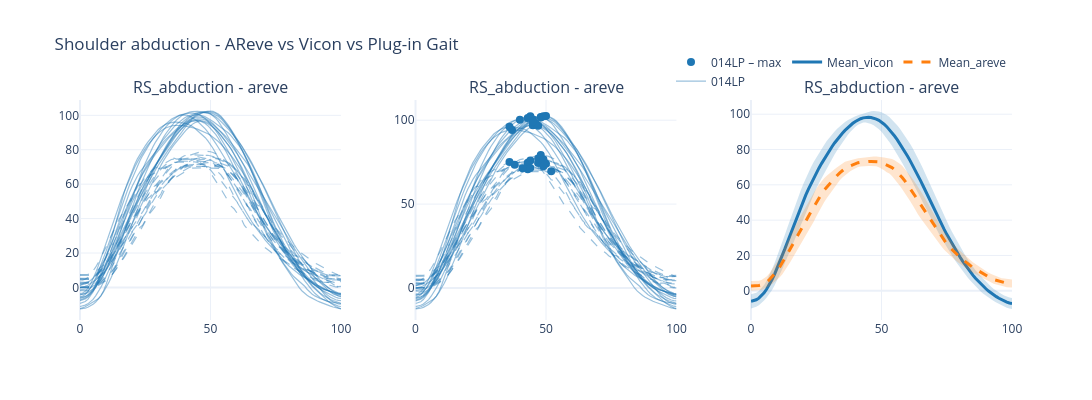

The notebook cell this image was saved under:
### Markdown cell above
### Example of individual line plots, events overlay and mean +/- standard deviation plots
Immediatly assigning it to a figure

### Code cell
lines_and_events = CompositeRenderer(IndividualLinesRenderer(), EventOverlayRenderer())
fig = (
    Ensembler(
        in_folder=fld, channels=channels,
        n_rows=rows, n_cols=cols,
        subj_list=subj_list, condition_spec=spec)
    .add_subplot(PlotSpec('RS_abduction', "vicon", row=1, col=1, renderer=IndividualLinesRenderer()))
    .add_subplot(PlotSpec('RS_abduction', "areve", row=1, col=1, renderer=IndividualLinesRenderer()))

    .add_subplot(PlotSpec('RS_abduction', "vicon", row=1, col=2, renderer=lines_and_events, events=events))
    .add_subplot(PlotSpec('RS_abduction', "areve", row=1, col=2, renderer=lines_and_events, events=events))

    .add_subplot(PlotSpec('RS_abduction', "vicon", row=1, col=3, renderer=MeanSDRenderer()))
    .add_subplot(PlotSpec('RS_abduction', "areve", row=1, col=3, renderer=MeanSDRenderer()))

    .build(title="Shoulder abduction - AReve vs Vicon vs Plug-in Gait")
)
fig.show()
